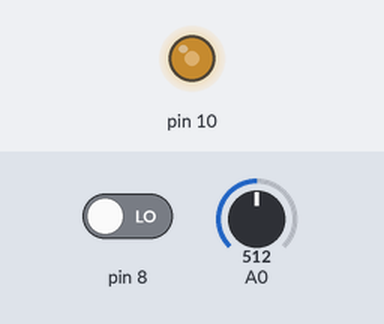
This sketch was run on a simulated Arduino Uno, built with avr-gcc and run on an emulated ATmega328P. On the bench: output pins drawn as LEDs (lit = HIGH). Inputs (shaded band) come from the test bench; at power-on: pin 8 LOW, A0 = 512. What the sketch prints to the serial monitor is not drawn.

Above: at 1.2 s.
1.3 s: pin 8 driven HIGH
At 2.0 s:
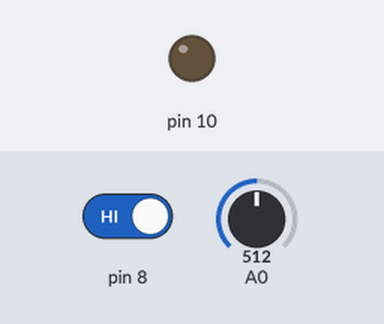
Timing chart, 0 to 4.3 s (numbered marks = the images above; inputs shaded):
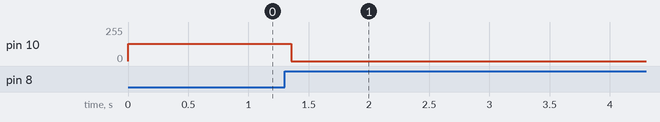

The sketch:

Lab5_2.ino
```cpp
int light=0;
int buttonState = 0;
void setup()
{
pinMode(10, OUTPUT);
pinMode(8, INPUT);
pinMode(A0, INPUT);
Serial.begin(9600);

}

void loop()
{
light = analogRead(A0);
buttonState = digitalRead(8);
light = map(light, 0, 1023, 255, 0);
Serial.println(light);

analogWrite(10, light);

if (buttonState == HIGH)
   analogWrite(10, LOW);
}
```

Measured:
- after the input at 1.3 s, pin 10: 128/255 → 0/255 after 0.06 s
